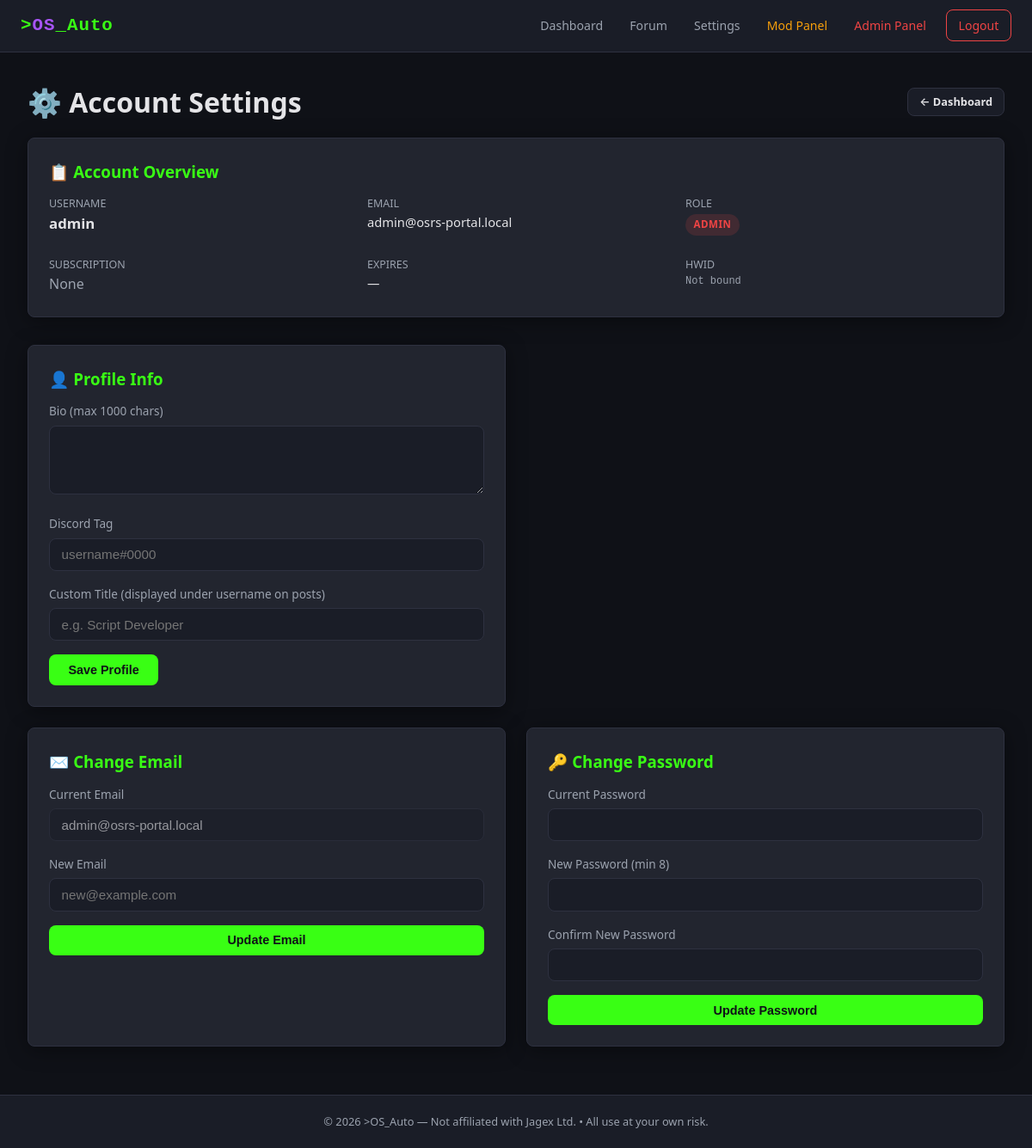
Before: /settings.php (signed in) with the older database file.
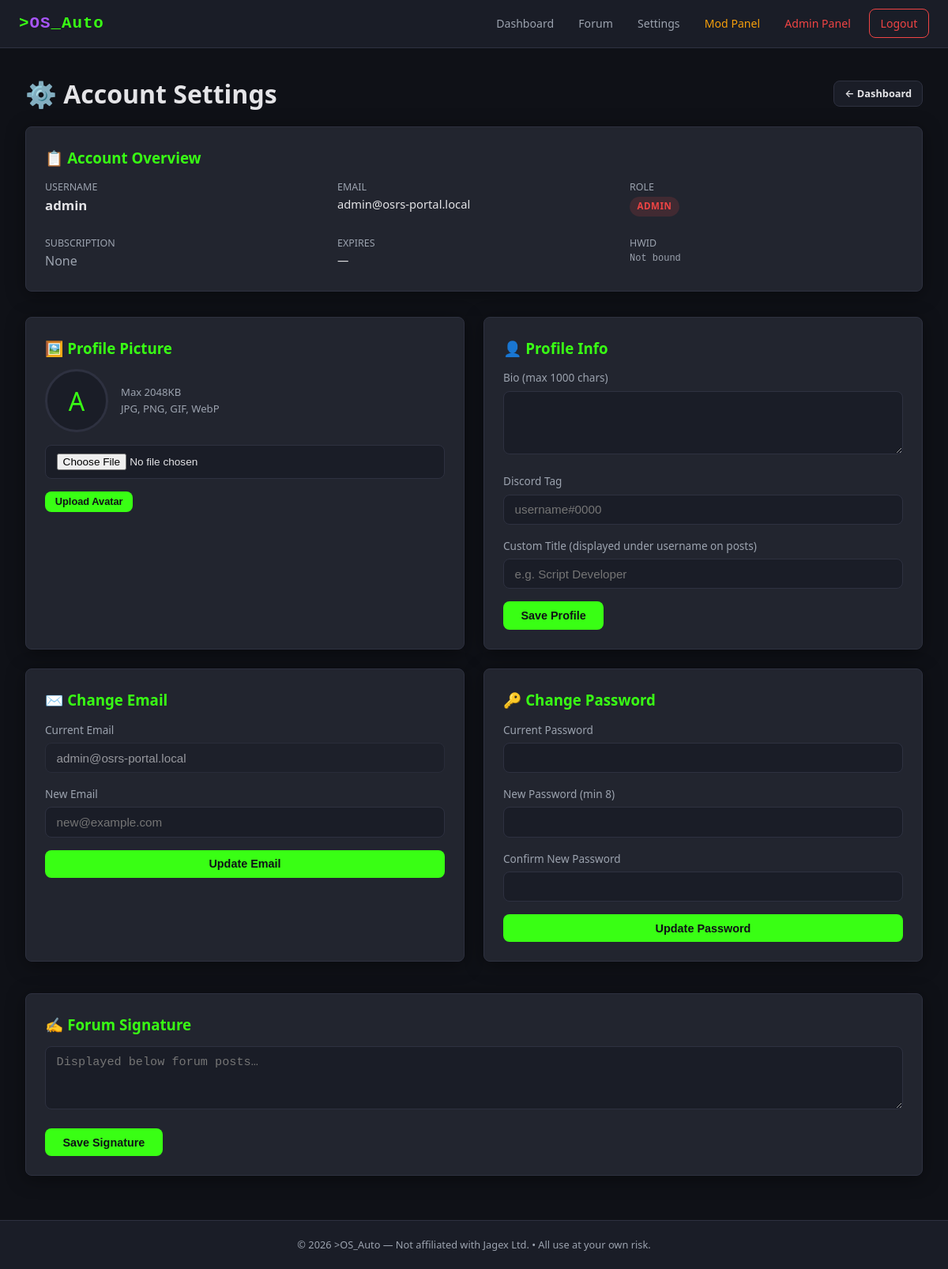
After: the same page with the newer database file.
### tables this page shows
CREATE TABLE `users` (
  `user_id`         INT UNSIGNED    NOT NULL AUTO_INCREMENT,
  `username`        VARCHAR(32)     NOT NULL,
  `email`           VARCHAR(255)    NOT NULL,
  `password_hash`   VARCHAR(255)    NOT NULL,
  `hwid`            VARCHAR(128)    DEFAULT NULL,
  `hwid_updated_at` DATETIME        DEFAULT NULL,
  `role`            ENUM('user','moderator','admin') NOT NULL DEFAULT 'user',
  `created_at`      DATETIME        NOT NULL DEFAULT CURRENT_TIMESTAMP,
  PRIMARY KEY (`user_id`),
  UNIQUE KEY `uq_username` (`username`),
  UNIQUE KEY `uq_email`    (`email`)
);

CREATE TABLE IF NOT EXISTS `site_settings` (
  `setting_key`   VARCHAR(80)  NOT NULL,
  `setting_value` TEXT         DEFAULT NULL,
  `label`         VARCHAR(200) DEFAULT NULL,
  `category`      VARCHAR(60)  NOT NULL DEFAULT 'general',
  `sort_order`    INT          NOT NULL DEFAULT 0,
  PRIMARY KEY (`setting_key`)
);

### includes/functions.php (called while the page is built, shortened)
<?php
function isLoggedIn(): bool
{
    return isset($_SESSION['user_id']);
}
function hasRole(string $role): bool
{
    $hierarchy = ['user' => 1, 'moderator' => 2, 'admin' => 3];
    $userLevel = $hierarchy[$_SESSION['role'] ?? 'user'] ?? 0;
    $required  = $hierarchy[$role] ?? 99;
    return $userLevel >= $required;
}
function e(string $value): string
{
    return htmlspecialchars($value, ENT_QUOTES, 'UTF-8');
}
function currentUser(PDO $pdo): ?array
{
    $stmt = $pdo->prepare('SELECT * FROM `users` WHERE `user_id` = ?');
    $stmt->execute([$_SESSION['user_id']]);
    return $stmt->fetch() ?: null;
}
function getSetting(PDO $pdo, string $key, string $default = ''): string
{
    static $cache = [];
    if (isset($cache[$key])) return $cache[$key];
    $stmt = $pdo->prepare('SELECT `setting_value` FROM `site_settings` WHERE `setting_key` = ?');
    $stmt->execute([$key]);
    $row = $stmt->fetch();
    $cache[$key] = $row ? ($row['setting_value'] ?? $default) : $default;
    return $cache[$key];
}
function settingEnabled(PDO $pdo, string $key): bool
{
    return getSetting($pdo, $key, '0') === '1';
}
function getAvatarUrl(PDO $pdo, ?string $avatarPath, string $username): string
{
    return '';
}
function checkMaintenance(PDO $pdo): void
{
    if (settingEnabled($pdo, 'maintenance_mode') && !hasRole('admin')) {
        http_response_code(503);
        exit('
        <html><head><title>Maintenance</title>
        <style>body{background:#0f1117;color:#e4e4e7;font-family:sans-serif;display:flex;align-items:center;justify-content:center;min-height:100vh;text-align:center;}
        h1{color:#39ff14;font-family:monospace;}</style></head>
        <body><div><h1>>OS_Auto</h1><p>We\'re currently performing maintenance. Please check back shortly.</p></div></body></html>');
    }
}

### settings.php (the view, shortened to what the changed rows need)
<?php
require_once __DIR__ . '/includes/db.php';
require_once __DIR__ . '/includes/functions.php';
$user = currentUser($pdo);
$avatarsEnabled = settingEnabled($pdo, 'forum_avatars');
require_once __DIR__ . '/includes/header.php';
?>
<div class="flex-between flex-between-mobile mb-1">
  <h1>⚙️ Account Settings</h1>
</div>
<div class="card mb-2">
  <div class="grid-3">
    <div>
      <div style="color:var(--text-secondary);font-size:.78rem;text-transform:uppercase;">Username</div>
      <div style="font-size:1.05rem;font-weight:600;"><?= e($user['username']) ?></div>
    </div>
    <div>
      <div style="color:var(--text-secondary);font-size:.78rem;text-transform:uppercase;">Email</div>
      <div style="font-size:.92rem;word-break:break-all;"><?= e($user['email']) ?></div>
    </div>
    <div>
      <div style="color:var(--text-secondary);font-size:.78rem;text-transform:uppercase;">Role</div>
      <span class="badge <?= $user['role']==='admin'?'badge-red':($user['role']==='moderator'?'badge-amber':'badge-blue') ?>">
        <?= e(ucfirst($user['role'])) ?>
      </span>
    </div>
  </div>
</div>
<div class="grid-2">
  <?php if ($avatarsEnabled): ?>
  <div class="card">
    <h3>🖼️ Profile Picture</h3>
    <div style="display:flex;gap:1rem;align-items:center;margin-bottom:1rem;">
      <?php
        $avUrl = getAvatarUrl($pdo, $user['avatar_path'], $user['username']);
      ?>
      <?php if ($avUrl): ?>
        <img src="<?= e($avUrl) ?>?t=<?= time() ?>"
             alt="Avatar"
             style="width:80px;height:80px;border-radius:50%;object-fit:cover;border:3px solid var(--accent-green);">
      <?php else: ?>
        <div style="width:80px;height:80px;border-radius:50%;background:var(--bg-secondary);
                    border:3px solid var(--border-color);display:flex;align-items:center;
                    justify-content:center;font-size:2rem;color:var(--accent-green);flex-shrink:0;">
          <?= strtoupper(mb_substr($user['username'], 0, 1)) ?>
        </div>
      <?php endif; ?>
      <div style="font-size:.82rem;color:var(--text-secondary);">
        Max <?= e(getSetting($pdo, 'avatar_max_size_kb', '2048')) ?>KB<br>
        JPG, PNG, GIF, WebP
      </div>
    </div>
    <form method="POST" enctype="multipart/form-data">
      <div class="form-group">
        <input type="file" name="avatar" accept="image/jpeg,image/png,image/gif,image/webp"
               style="font-size:.85rem;">
      </div>
      <div style="display:flex;gap:.4rem;flex-wrap:wrap;">
        <button type="submit" class="btn btn-primary btn-sm">Upload Avatar</button>
      </div>
    </form>
  </div>
  <?php endif; ?>
</div>
<div class="grid-2">
  <div class="card">
    <form method="POST" autocomplete="off">
      <div class="form-group">
        <label>Current Email</label>
        <input type="email" value="<?= e($user['email']) ?>" disabled style="opacity:.6;">
      </div>
    </form>
  </div>
</div>
<?php if (settingEnabled($pdo, 'forum_signatures')): ?>
<div class="card mt-1">
  <h3>✍️ Forum Signature</h3>
  <form method="POST">
    <div class="form-group">
      <textarea name="signature" maxlength="500" rows="3"
                placeholder="Displayed below forum posts…"><?= e($user['signature'] ?? '') ?></textarea>
    </div>
    <button type="submit" class="btn btn-primary">Save Signature</button>
  </form>
</div>
<?php endif; ?>
<?php require_once __DIR__ . '/includes/footer.php'; ?>

Changed rows visible on the page:
shown differently, row unchanged: users "admin": username (not shown) → "A"
added site_settings: setting_value "2048"
Other visible differences:
text now shown: "🖼️ Profile Picture Max KB JPG, PNG, GIF, WebP Upload Avatar ✍️ Forum Signature Save Signature"
